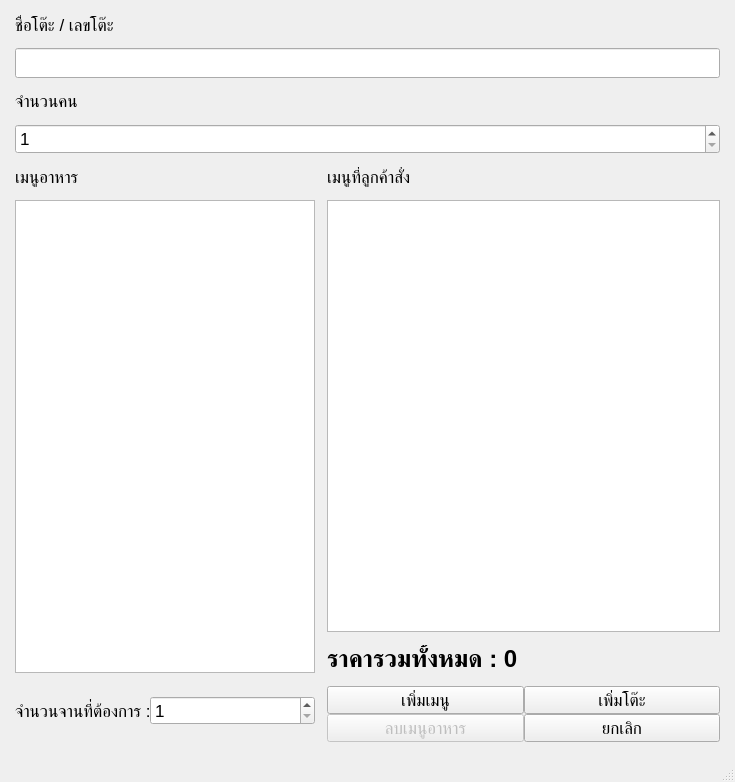
<?xml version="1.0" encoding="UTF-8"?>
<ui version="4.0">
 <class>MainWindow</class>
 <widget class="QMainWindow" name="MainWindow">
  <property name="geometry">
   <rect>
    <x>0</x>
    <y>0</y>
    <width>735</width>
    <height>782</height>
   </rect>
  </property>
  <property name="minimumSize">
   <size>
    <width>735</width>
    <height>782</height>
   </size>
  </property>
  <property name="maximumSize">
   <size>
    <width>735</width>
    <height>782</height>
   </size>
  </property>
  <property name="font">
   <font>
    <pointsize>13</pointsize>
   </font>
  </property>
  <property name="windowTitle">
   <string>Add Table</string>
  </property>
  <widget class="QWidget" name="centralwidget">
   <layout class="QGridLayout" name="gridLayout">
    <property name="leftMargin">
     <number>15</number>
    </property>
    <property name="topMargin">
     <number>15</number>
    </property>
    <property name="rightMargin">
     <number>15</number>
    </property>
    <property name="bottomMargin">
     <number>15</number>
    </property>
    <property name="verticalSpacing">
     <number>13</number>
    </property>
    <item row="8" column="2" rowspan="2">
     <layout class="QGridLayout" name="gridLayout_2">
      <item row="2" column="3">
       <widget class="QPushButton" name="cancel_button">
        <property name="text">
         <string>ยกเลิก</string>
        </property>
       </widget>
      </item>
      <item row="1" column="3">
       <widget class="QPushButton" name="add_table_button">
        <property name="text">
         <string>เพิ่มโต๊ะ</string>
        </property>
       </widget>
      </item>
      <item row="2" column="2">
       <widget class="QPushButton" name="remove_button">
        <property name="enabled">
         <bool>false</bool>
        </property>
        <property name="text">
         <string>ลบเมนูอาหาร</string>
        </property>
       </widget>
      </item>
      <item row="1" column="2">
       <widget class="QPushButton" name="add_menu_button">
        <property name="text">
         <string>เพิ่มเมนู</string>
        </property>
       </widget>
      </item>
     </layout>
    </item>
    <item row="0" column="0">
     <widget class="QLabel" name="label">
      <property name="text">
       <string>ชื่อโต๊ะ / เลขโต๊ะ</string>
      </property>
     </widget>
    </item>
    <item row="1" column="0" colspan="3">
     <widget class="QLineEdit" name="table_name_lineedit">
      <property name="minimumSize">
       <size>
        <width>0</width>
        <height>30</height>
       </size>
      </property>
      <property name="maximumSize">
       <size>
        <width>16777215</width>
        <height>30</height>
       </size>
      </property>
      <property name="font">
       <font>
        <pointsize>16</pointsize>
       </font>
      </property>
      <property name="text">
       <string/>
      </property>
     </widget>
    </item>
    <item row="4" column="0">
     <widget class="QLabel" name="label_2">
      <property name="text">
       <string>เมนูอาหาร</string>
      </property>
     </widget>
    </item>
    <item row="5" column="2">
     <widget class="QTableView" name="result_table"/>
    </item>
    <item row="3" column="0" colspan="3">
     <widget class="QSpinBox" name="person_spinBox">
      <property name="minimumSize">
       <size>
        <width>0</width>
        <height>30</height>
       </size>
      </property>
      <property name="maximumSize">
       <size>
        <width>16777215</width>
        <height>30</height>
       </size>
      </property>
      <property name="locale">
       <locale language="English" country="UnitedStates"/>
      </property>
      <property name="minimum">
       <number>1</number>
      </property>
     </widget>
    </item>
    <item row="2" column="0">
     <widget class="QLabel" name="label_3">
      <property name="text">
       <string>จำนวนคน</string>
      </property>
     </widget>
    </item>
    <item row="8" column="0">
     <layout class="QFormLayout" name="formLayout">
      <property name="topMargin">
       <number>10</number>
      </property>
      <item row="0" column="0">
       <widget class="QLabel" name="label_4">
        <property name="text">
         <string>จำนวนจานที่ต้องการ :</string>
        </property>
       </widget>
      </item>
      <item row="0" column="1">
       <widget class="QSpinBox" name="quantity_spinBox">
        <property name="locale">
         <locale language="English" country="UnitedStates"/>
        </property>
        <property name="minimum">
         <number>1</number>
        </property>
       </widget>
      </item>
     </layout>
    </item>
    <item row="4" column="2">
     <widget class="QLabel" name="label_5">
      <property name="text">
       <string>เมนูที่ลูกค้าสั่ง</string>
      </property>
     </widget>
    </item>
    <item row="6" column="2">
     <widget class="QLabel" name="total_price_text">
      <property name="font">
       <font>
        <pointsize>18</pointsize>
        <weight>75</weight>
        <bold>true</bold>
       </font>
      </property>
      <property name="text">
       <string>ราคารวมทั้งหมด : 0</string>
      </property>
     </widget>
    </item>
    <item row="5" column="0" rowspan="2">
     <widget class="QTableView" name="menu_table">
      <property name="minimumSize">
       <size>
        <width>250</width>
        <height>0</height>
       </size>
      </property>
      <property name="maximumSize">
       <size>
        <width>300</width>
        <height>16777215</height>
       </size>
      </property>
     </widget>
    </item>
   </layout>
  </widget>
  <widget class="QMenuBar" name="menubar">
   <property name="geometry">
    <rect>
     <x>0</x>
     <y>0</y>
     <width>735</width>
     <height>22</height>
    </rect>
   </property>
  </widget>
  <widget class="QStatusBar" name="statusbar"/>
 </widget>
 <resources/>
 <connections/>
</ui>
